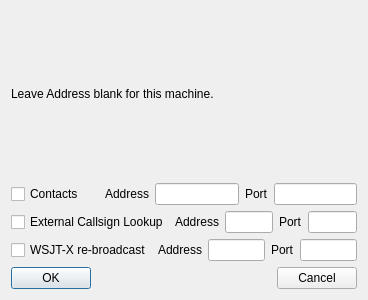
<?xml version="1.0" encoding="UTF-8"?>
<ui version="4.0">
 <class>N1MMBroadcastConfig</class>
 <widget class="QDialog" name="N1MMBroadcastConfig">
  <property name="geometry">
   <rect>
    <x>0</x>
    <y>0</y>
    <width>368</width>
    <height>300</height>
   </rect>
  </property>
  <property name="windowTitle">
   <string>Dialog</string>
  </property>
  <layout class="QVBoxLayout" name="verticalLayout">
   <item>
    <widget class="QLabel" name="label_4">
     <property name="text">
      <string>Leave Address blank for this machine.</string>
     </property>
    </widget>
   </item>
   <item>
    <layout class="QHBoxLayout" name="horizontalLayout_2">
     <item>
      <widget class="QCheckBox" name="contactsSelect">
       <property name="text">
        <string>Contacts</string>
       </property>
      </widget>
     </item>
     <item>
      <spacer name="horizontalSpacer">
       <property name="orientation">
        <enum>Qt::Horizontal</enum>
       </property>
       <property name="sizeHint" stdset="0">
        <size>
         <width>40</width>
         <height>20</height>
        </size>
       </property>
      </spacer>
     </item>
     <item>
      <widget class="QLabel" name="label_5">
       <property name="text">
        <string>Address</string>
       </property>
      </widget>
     </item>
     <item>
      <widget class="QLineEdit" name="contactsAddr"/>
     </item>
     <item>
      <widget class="QLabel" name="label">
       <property name="text">
        <string>Port</string>
       </property>
      </widget>
     </item>
     <item>
      <widget class="QLineEdit" name="contactsPort"/>
     </item>
    </layout>
   </item>
   <item>
    <layout class="QHBoxLayout" name="horizontalLayout_3">
     <item>
      <widget class="QCheckBox" name="extCSSelect">
       <property name="text">
        <string>External Callsign Lookup</string>
       </property>
      </widget>
     </item>
     <item>
      <spacer name="horizontalSpacer_2">
       <property name="orientation">
        <enum>Qt::Horizontal</enum>
       </property>
       <property name="sizeHint" stdset="0">
        <size>
         <width>40</width>
         <height>20</height>
        </size>
       </property>
      </spacer>
     </item>
     <item>
      <widget class="QLabel" name="label_6">
       <property name="text">
        <string>Address</string>
       </property>
      </widget>
     </item>
     <item>
      <widget class="QLineEdit" name="extCSAddr"/>
     </item>
     <item>
      <widget class="QLabel" name="label_2">
       <property name="text">
        <string>Port</string>
       </property>
      </widget>
     </item>
     <item>
      <widget class="QLineEdit" name="extCSPort"/>
     </item>
    </layout>
   </item>
   <item>
    <layout class="QHBoxLayout" name="horizontalLayout_4">
     <item>
      <widget class="QCheckBox" name="wsjtxSelect">
       <property name="text">
        <string>WSJT-X re-broadcast</string>
       </property>
      </widget>
     </item>
     <item>
      <spacer name="horizontalSpacer_3">
       <property name="orientation">
        <enum>Qt::Horizontal</enum>
       </property>
       <property name="sizeHint" stdset="0">
        <size>
         <width>40</width>
         <height>20</height>
        </size>
       </property>
      </spacer>
     </item>
     <item>
      <widget class="QLabel" name="label_7">
       <property name="text">
        <string>Address</string>
       </property>
      </widget>
     </item>
     <item>
      <widget class="QLineEdit" name="wsjtxAddr"/>
     </item>
     <item>
      <widget class="QLabel" name="label_3">
       <property name="text">
        <string>Port</string>
       </property>
      </widget>
     </item>
     <item>
      <widget class="QLineEdit" name="wsjtxPort"/>
     </item>
    </layout>
   </item>
   <item>
    <layout class="QHBoxLayout" name="horizontalLayout">
     <item>
      <widget class="QPushButton" name="OKButton">
       <property name="text">
        <string>OK</string>
       </property>
      </widget>
     </item>
     <item>
      <spacer name="horizontalSpacer_4">
       <property name="orientation">
        <enum>Qt::Horizontal</enum>
       </property>
       <property name="sizeHint" stdset="0">
        <size>
         <width>40</width>
         <height>20</height>
        </size>
       </property>
      </spacer>
     </item>
     <item>
      <widget class="QPushButton" name="cancelButton">
       <property name="text">
        <string>Cancel</string>
       </property>
      </widget>
     </item>
    </layout>
   </item>
  </layout>
 </widget>
 <resources/>
 <connections/>
</ui>
